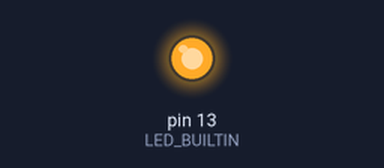
Bench run of a sketch on a simulated Arduino Uno, built with avr-gcc and run on an emulated ATmega328P. Parts: output pins drawn as LEDs (lit = HIGH).

Above: at 1.0 s.
At 3.0 s:
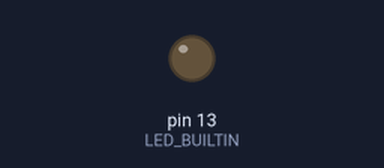
Timing chart, 0 to 5.2 s (numbered marks = the images above):
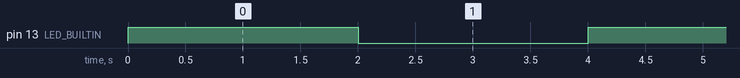

The sketch:

Transistor_test.ino
```cpp
/*
This is to test the transistor in which we have hooked up to
blink an LED light.
*/

#define base 8

void setup(){
  //Serial.begin(115200);
  pinMode(LED_BUILTIN, OUTPUT);
}

void loop(){
  //On
  digitalWrite(LED_BUILTIN,HIGH);
  digitalWrite(base,HIGH);
  delay(2000);

  //Off
  digitalWrite(LED_BUILTIN,LOW);
  digitalWrite(base,LOW);
  delay(2000);
}
```

Measured:
- by itself, pin 13 (LED_BUILTIN): alternates HIGH for 2.0 s and LOW for 2.0 s
